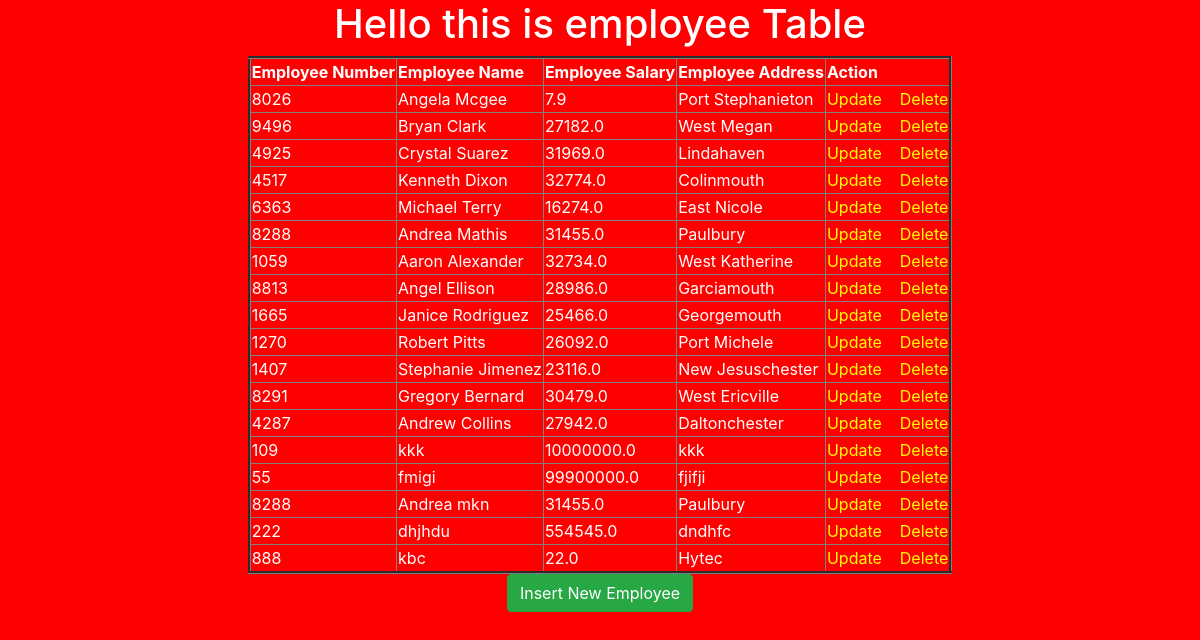
The page / on the database its author committed.
### testapp/models.py (models this page shows)
class Employee(models.Model):
    eno=models.IntegerField()
    ename=models.CharField(max_length=30)
    esal=models.FloatField()
    eaddr=models.CharField(max_length=120)

### testapp/views.py (the view)
# urls.py: path('',views.retrive_view)
def retrive_view(request):
    emp_list=Employee.objects.all()
    return render(request,'testapp/index.html',{'emp_list':emp_list})

### templates/testapp/index.html
<!DOCTYPE html>
{% extends 'testapp/base.html' %}
{% block body_block %}
    <h1> Hello this is employee Table</h1>
    <table border="3">
        <thead>
            <th>Employee Number</th>
            <th>Employee Name</th>
            <th>Employee Salary</th>
            <th>Employee Address</th>
            <th>Action</th>
        </thead>
        {% for emp in emp_list %}
        <tr>
            <td>{{emp.eno}}</td>
            <td>{{emp.ename}}</td>
            <td>{{emp.esal}}</td>
            <td>{{emp.eaddr}}</td>
            <td><a href="/update/{{emp.id}}">Update</a> &nbsp;&nbsp;<a href="/delete/{{emp.id}}"> Delete</a></td>
        </tr>
        {% endfor %}
    </table>
    <a class="btn btn-success" href="/insert"> Insert New Employee</a>
{% endblock %}

### templates/testapp/base.html (shortened to what this page needs)
<!DOCTYPE html>
<html lang="en">
<head>
    <link rel="stylesheet" href="https://cdn.jsdelivr.net/npm/bootstrap@4.6.2/dist/css/bootstrap.min.css">
</head>
<body>
    <div class="container" align="center">
        {% block body_block %}
        {% endblock%}
    </div>
</body>
</html>

### templates/testapp/base.html (style rules this page uses)
body { background: red; color: white; }
a { color: yellow; }

### rows shown on the page
Employee: eno "8026", ename "Angela Mcgee", esal "7.9", eaddr "Port Stephanieton"
Employee: eno "9496", ename "Bryan Clark", esal "27182.0", eaddr "West Megan"
Employee: eno "4925", ename "Crystal Suarez", esal "31969.0", eaddr "Lindahaven"
Employee: eno "4517", ename "Kenneth Dixon", esal "32774.0", eaddr "Colinmouth"
Employee: eno "6363", ename "Michael Terry", esal "16274.0", eaddr "East Nicole"
Employee: eno "8288", ename "Andrea Mathis", esal "31455.0", eaddr "Paulbury"
Employee: eno "1059", ename "Aaron Alexander", esal "32734.0", eaddr "West Katherine"
Employee: eno "8813", ename "Angel Ellison", esal "28986.0", eaddr "Garciamouth"
Employee: eno "1665", ename "Janice Rodriguez", esal "25466.0", eaddr "Georgemouth"
Employee: eno "1270", ename "Robert Pitts", esal "26092.0", eaddr "Port Michele"
Employee: eno "1407", ename "Stephanie Jimenez", esal "23116.0", eaddr "New Jesuschester"
Employee: eno "8291", ename "Gregory Bernard", esal "30479.0", eaddr "West Ericville"
Employee: eno "4287", ename "Andrew Collins", esal "27942.0", eaddr "Daltonchester"
Employee: eno "109", ename "kkk", esal "10000000.0", eaddr "kkk"
Employee: eno "55", ename "fmigi", esal "99900000.0", eaddr "fjifji"
Employee: eno "8288", ename "Andrea mkn", esal "31455.0", eaddr "Paulbury"
Employee: eno "222", ename "dhjhdu", esal "554545.0", eaddr "dndhfc"
Employee: eno "888", ename "kbc", esal "22.0", eaddr "Hytec"
